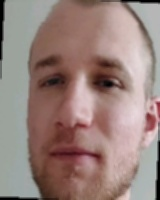
#> input picture faces/683830cb32a153600bc6d4b5/00000.jpg, 160 x 200 px
$ python -i face_logic.py   (imports and definitions only)
#> lines starting #> are read from the running program, lines starting #| are printed output that depends on the picture
import base64
import os

os.environ['TF_CPP_MIN_LOG_LEVEL'] = '2'
os.environ['TF_ENABLE_ONEDNN_OPTS'] = '0'

from datetime import datetime
import numpy as np
import cv2
import subprocess

# Dummy database of users' "face data"
user_face_db = {}

# [65 lines left out: functions save_face_setup, verify_face_image, preprocesiranje_slik, not called in this run]

def obrezi(img, crop_size=(160, 200)):
#> called with crop_size = (160, 200)
    face_cascade = cv2.CascadeClassifier(cv2.data.haarcascades + "haarcascade_frontalface_default.xml")
    gray = cv2.cvtColor(img, cv2.COLOR_RGB2GRAY)
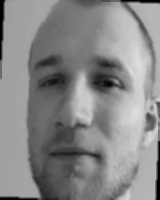
#> gray: shape (200, 160); min 0, max 222, mean 136.2
    faces = face_cascade.detectMultiScale(gray, scaleFactor=1.1, minNeighbors=5)
#> faces = [[7, 24, 145, 145]]
    if len(faces) > 0:
        x, y, w, h = faces[0]  # Prvi detektiran obraz
#> x = 7; y = 24; w = 145; h = 145
        face_img = img[y:y+h, x:x+w]
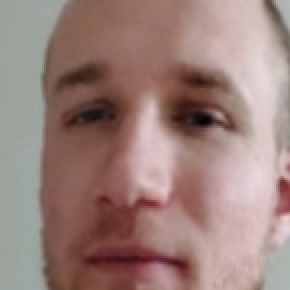
#> face_img: shape (145, 145, 3) (shown 2 times larger); mean R, G, B 156.1, 129.1, 123.4
        # Resize na željeno velikost
        face_img = cv2.resize(face_img, crop_size)
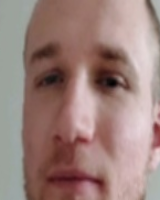
#> face_img: shape (200, 160, 3); mean R, G, B 156, 129, 123.3
        return face_img, True
    else:
        return img, False

# [87 lines left out: functions augumentiraj, rotiraj_sliko, vertikalni_flip, spremeni_svetlost, bluraj, not called in this run]

def train_user(user_id):
    subprocess.run(['python', 'train_user_model.py', str(user_id)])

def verify_user(user_id, image_path):
    subprocess.run(['python', 'verify_user.py', str(user_id), str(image_path)])

>>> import cv2
>>> picture = cv2.cvtColor(cv2.imread('faces/683830cb32a153600bc6d4b5/00000.jpg'), cv2.COLOR_BGR2RGB)
>>> result = obrezi(picture)

$ run again, on faces/683830cb32a153600bc6d4b5/00001.jpg
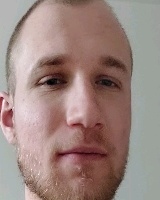
#> input picture faces/683830cb32a153600bc6d4b5/00001.jpg, 160 x 200 px
#> in obrezi, `gray = cv2.cvtColor(img, cv2.COLOR_RGB2GRAY)`:
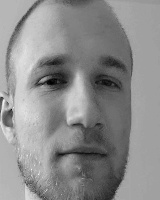
#> gray: shape (200, 160); min 0, max 241, mean 139.8
#> faces = [[10, 20, 142, 142]]
#> x = 10; y = 20; w = 142
#> in obrezi, `face_img = cv2.resize(face_img, crop_size)`:
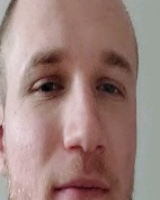
#> face_img: shape (200, 160, 3); mean R, G, B 156.5, 129.5, 123.7

$ run again, on faces/683830cb32a153600bc6d4b5/00002.jpg
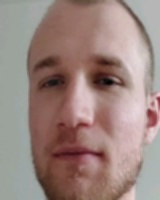
#> input picture faces/683830cb32a153600bc6d4b5/00002.jpg, 160 x 200 px
#> in obrezi, `gray = cv2.cvtColor(img, cv2.COLOR_RGB2GRAY)`:
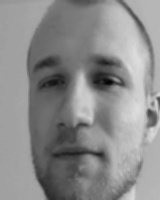
#> gray: shape (200, 160); min 3, max 221, mean 139.5
#> faces = [[9, 26, 141, 141]]
#> x = 9; y = 26; w = 141
#> in obrezi, `face_img = cv2.resize(face_img, crop_size)`:
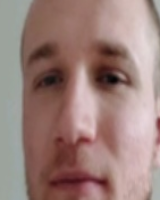
#> face_img: shape (200, 160, 3); mean R, G, B 155.7, 128.1, 122.4
